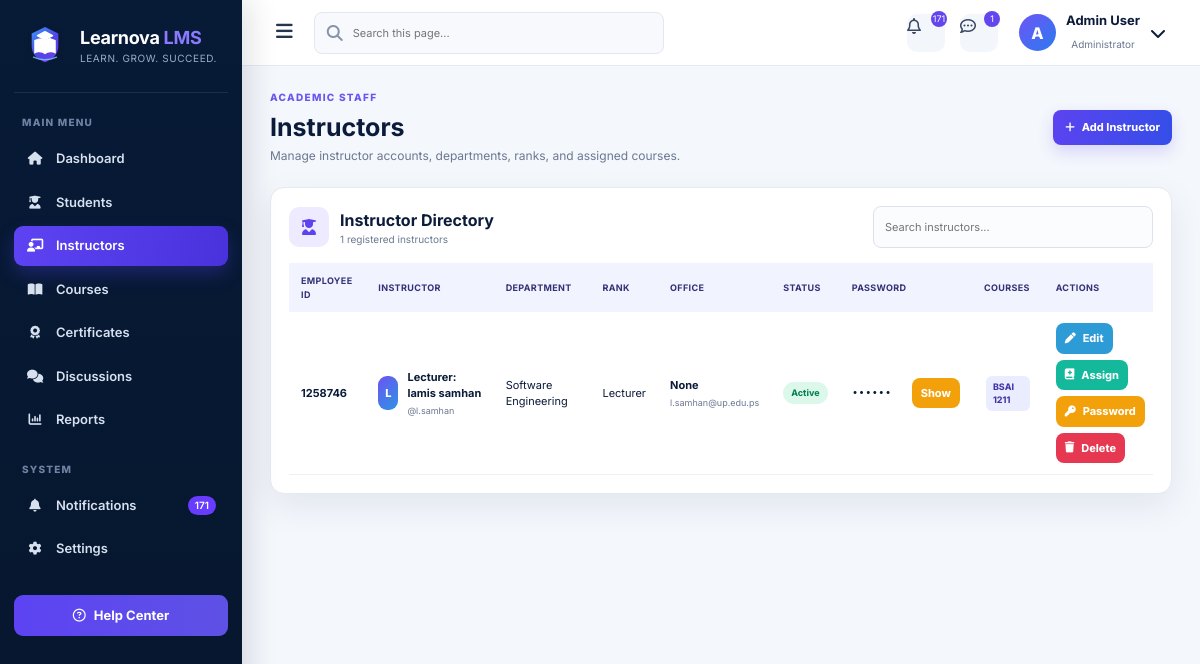
Screenshot of /admin/teachers with the database file from the repository.
### app/models.py (models this page shows, shortened)
class User(UserMixin, db.Model):
    __tablename__ = 'user'
    id = db.Column(db.Integer, primary_key=True)
    username = db.Column(db.String(50), nullable=False, unique=True, index=True)
    email = db.Column(db.String(100), nullable=False, unique=True, index=True)
    password_hash = db.Column(db.String(255), nullable=False)  # Secure hash
    visible_password = db.Column(db.String(255), nullable=True)  # Demo-only admin display
    role = db.Column(db.String(10), nullable=False)  # 'student', 'teacher', 'admin'
    name_person = db.Column(db.String(100), nullable=True)
    university_id = db.Column(db.String(30), nullable=True, unique=True, index=True)
    employee_id = db.Column(db.String(30), nullable=True, unique=True, index=True)
    phone = db.Column(db.String(25), nullable=True)
    department = db.Column(db.String(100), nullable=True)
    level = db.Column(db.String(30), nullable=True)
    gender = db.Column(db.String(15), nullable=True)
    status = db.Column(db.String(20), nullable=False, default='Active')
    office_number = db.Column(db.String(30), nullable=True)
    academic_rank = db.Column(db.String(60), nullable=True)
    courses = db.relationship('Course', back_populates='teacher', lazy=True)
    enrollments = db.relationship('Enrollment', back_populates='student', lazy=True, cascade='all, delete-orphan')
    submissions = db.relationship('Submission', back_populates='student', lazy=True, cascade='all, delete-orphan')
    grades = db.relationship('Grade', back_populates='student', lazy=True, cascade='all, delete-orphan')

class Course(db.Model):
    __tablename__ = 'course'
    id = db.Column(db.Integer, primary_key=True)
    code = db.Column(db.String(50), nullable=False, unique=True, index=True)
    name = db.Column(db.String(100))
    description = db.Column(db.Text)
    teacher_id = db.Column(db.Integer, db.ForeignKey('user.id'), nullable=False)
    course_identifier = db.Column(
        db.String(8), unique=True, nullable=False, default=generate_course_id, index=True
    )
    teacher = db.relationship('User', back_populates='courses')
    enrollments = db.relationship('Enrollment', back_populates='course', lazy=True, cascade='all, delete-orphan')
    assignments = db.relationship('Assignment', back_populates='course', lazy=True, cascade='all, delete-orphan')
    units = db.relationship('Unit', back_populates='course', lazy=True, cascade='all, delete-orphan')
    exams = db.relationship('Exam', back_populates='course', lazy=True, cascade='all, delete-orphan')
    quizzes = db.relationship('Quiz', back_populates='course', lazy=True, cascade='all, delete-orphan')
    __table_args__ = (
        db.UniqueConstraint('code', name='uq_course_code'),
    )

### app/routes/admin.py (the view)
@admin_bp.route('/teachers')
def manage_teachers():
    return render_template('admin/manage_teachers.html', teachers=User.query.filter_by(role='teacher').all())

### app/routes/admin.py (called while the page is built)
@admin_bp.app_context_processor
def admin_header_counts():
    return {
        'admin_unread_count': Notification.query.filter_by(is_read=False).count(),
        'admin_message_count': DiscussionTopic.query.count(),
    }

### app/templates/admin/manage_teachers.html
{% extends 'admin/base.html' %}{% block title %}Instructors | Learnova{% endblock %}{% block content %}
<div class="page-title-row"><div><span class="eyebrow">ACADEMIC STAFF</span><h1>Instructors</h1><p>Manage instructor accounts, departments, ranks, and assigned courses.</p></div><a href="{{ url_for('admin.add_teacher') }}" class="primary-btn"><i class="fa-solid fa-plus"></i>Add Instructor</a></div>
<section class="data-card"><div class="table-toolbar"><div class="toolbar-title"><i class="fa-solid fa-user-graduate"></i><div><strong>Instructor Directory</strong><small>{{ teachers|length }} registered instructors</small></div></div><input class="table-search" placeholder="Search instructors..." data-table-search></div><div class="table-wrap"><table data-search-table><thead><tr><th>Employee ID</th><th>Instructor</th><th>Department</th><th>Rank</th><th>Office</th><th>Status</th><th>Password</th><th>Courses</th><th>Actions</th></tr></thead><tbody>{% for teacher in teachers %}<tr><td><strong>{{ teacher.employee_id or '—' }}</strong></td><td><div class="person-cell"><span class="avatar">{{ (teacher.name_person or teacher.username)[0]|upper }}</span><div><strong>{{ teacher.name_person or teacher.username }}</strong><small>@{{ teacher.username }}</small></div></div></td><td>{{ teacher.department or '—' }}</td><td>{{ teacher.academic_rank or '—' }}</td><td><strong>{{ teacher.office_number or '—' }}</strong><small>{{ teacher.email }}</small></td><td><span class="status-pill {{ (teacher.status or 'Active')|lower }}">{{ teacher.status or 'Active' }}</span></td><td><div class="password-cell"><span class="pw-value" data-password="{{ teacher.visible_password or 'Encrypted' }}">••••••</span><button type="button" class="action-btn reset" data-show-password>Show</button></div></td><td><div class="chip-list">{% for enrollment in teacher.courses %}<span class="course-chip">{{ enrollment.code }}</span>{% else %}<span class="muted">None</span>{% endfor %}</div></td><td><div class="row-actions"><a href="{{ url_for('admin.edit_teacher',teacher_id=teacher.id) }}" class="action-btn edit"><i class="fa-solid fa-pen"></i>Edit</a><a href="{{ url_for('admin.assign_courses',teacher_id=teacher.id) }}" class="action-btn enroll"><i class="fa-solid fa-book-medical"></i>Assign</a><a href="{{ url_for('admin.reset_teacher_password',teacher_id=teacher.id) }}" class="action-btn reset"><i class="fa-solid fa-key"></i>Password</a><form method="post" action="{{ url_for('admin.delete_teacher',teacher_id=teacher.id) }}" onsubmit="return confirm('Delete this instructor?')"><button class="action-btn delete"><i class="fa-solid fa-trash"></i>Delete</button></form></div></td></tr>{% else %}<tr><td colspan="9"><div class="empty-state">No instructors yet.</div></td></tr>{% endfor %}</tbody></table></div></section>{% endblock %}

### app/static/professional.css (style rules this page uses)
:root { --navy:#071a36;--navy2:#0d2447;--primary:#5b46f5;--primary2:#2869ee;--cyan:#26b7e8;--green:#10b981;--amber:#f5aa13;--danger:#e73550;--bg:#f4f7fc;--card:#fff;--text:#0b1b3a;--muted:#6b7890;--line:#e4e9f2;--shadow:0 12px 35px rgba(8,27,58,.08);--radius:16px }
* { box-sizing:border-box }
html { scroll-behavior:smooth }
body { margin:0;font-family:Inter,"Segoe UI",sans-serif;background:var(--bg);color:var(--text);line-height:1.5 }
a { text-decoration:none;color:inherit }
button,input,select,textarea { font:inherit }
button { cursor:pointer }
.page-title-row { display:flex;align-items:center;justify-content:space-between;margin-bottom:22px;gap:18px }
.page-title-row h1 { font-size:25px;line-height:1.2;margin:0 0 5px }
.page-title-row p { margin:0;color:var(--muted);font-size:12px }
.btn,.primary-btn,.secondary-btn,.danger-btn,.action-btn,button[type=submit],a.button { display:inline-flex;align-items:center;justify-content:center;gap:7px;border:0;border-radius:8px;padding:9px 12px;font-size:11px;font-weight:750;transition:.18s }
.btn-primary,.primary-btn,button[type=submit],a.button { color:#fff;background:linear-gradient(100deg,#5c43ef,#344ee8);box-shadow:0 7px 16px rgba(82,63,235,.18) }
.danger-btn,.action-btn.delete { background:#e63850;color:#fff }
.data-card,.form-card,.card { background:#fff;border:1px solid var(--line);border-radius:14px;box-shadow:var(--shadow);padding:18px }
.table-wrap { overflow:auto }
table { width:100%;border-collapse:separate;border-spacing:0;min-width:900px;background:#fff }
th { padding:11px 12px;background:#f1f3ff;color:#343277;text-transform:uppercase;font-size:9px;letter-spacing:.04em;text-align:left }
td { padding:11px 12px;border-bottom:1px solid #edf0f5;font-size:11px;vertical-align:middle }
.row-actions { display:flex;gap:6px;flex-wrap:wrap }
.action-btn { color:#fff!important;padding:7px 9px }
.action-btn.edit { background:#2d9bd6 }
.action-btn.enroll { background:#14b89b }
.action-btn.reset { background:#f2a10b }
.person-cell { display:flex;align-items:center;gap:9px }
.avatar { width:34px;height:34px;border-radius:9px;background:linear-gradient(135deg,#6b54f2,#2d94e3);display:grid;place-items:center;color:#fff;font-weight:800 }
.status-pill,.badge { display:inline-flex;padding:4px 8px;border-radius:99px;font-size:9px;font-weight:750 }
.status-pill.active,.badge-success { background:#dcf8eb;color:#078055 }
.field input,.field select,.field textarea,.form-card input,.form-card select,.form-card textarea,input,select,textarea { width:100%;min-height:42px;border:1px solid #dce2eb;border-radius:8px;background:#fbfcfe;padding:9px 11px;font-size:11px }
.eyebrow { display:block;color:#6c55ef;font-size:10px;font-weight:800;letter-spacing:.13em;margin-bottom:7px }
.table-toolbar { display:flex;align-items:center;justify-content:space-between;gap:18px;margin-bottom:15px }
.toolbar-title { display:flex;align-items:center;gap:11px }
.toolbar-title>i { width:40px;height:40px;display:grid;place-items:center;border-radius:10px;background:#eeeaff;color:#5c43ef }
.toolbar-title strong,.toolbar-title small { display:block }
.toolbar-title small { color:var(--muted);font-size:10px }
.table-search { max-width:280px!important }
.password-cell { display:flex;align-items:center;gap:6px }
.pw-value { font-family:monospace;min-width:54px }
.course-chip { display:inline-flex;background:#e9edff;color:#4035a6;padding:4px 7px;border-radius:6px;font-size:9px;font-weight:750;margin:2px }
.chip-list { display:flex;flex-wrap:wrap }
.person-cell small,td small { display:block;color:var(--muted);font-size:9px;margin-top:2px }
.inline-form,.row-actions form { display:inline;margin:0 }

### rows the page displays
User: employee "1258746", name_person "L", name_person "Lecturer: lamis samhan", username "l.samhan", department "Software Engineering", academic_rank "Lecturer", office_number "None", email "l.samhan@up.edu.ps", status "Active"
Course: code "BSAI 1211"

### other values shown
{{ admin_unread_count|default(0) }} "171"
{{ admin_message_count|default(0) }} "1"
{{ teachers|length }} "1"
